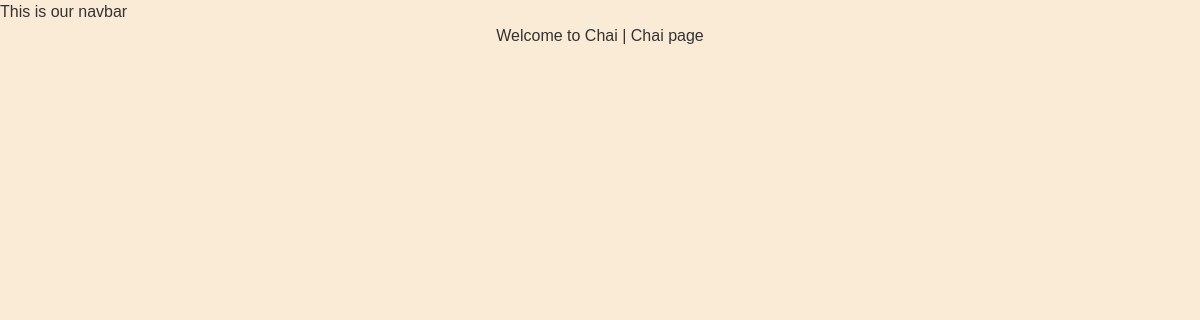
The app's page /chai/, older data.
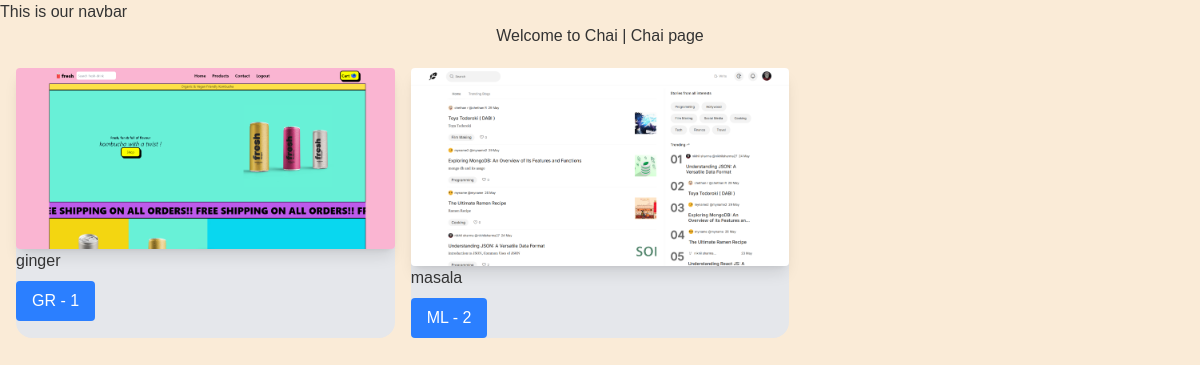
The same page, newer data.
### chai/models.py (models this page shows, shortened)
class ChaiVarity(models.Model):
    CHAI_TYPE_CHOICE = [
        ('ML', 'Masala Chai'),
        ('GR', 'Ginger Chai'),
        ('CD', 'Cardamom Chai'),
        ('LM', 'Lemon Chai'),
        ('MK', 'Milk Chai'),
        ('BK', 'Black Chai'),
    ]
    name = models.CharField(max_length=100)
    image = models.ImageField(upload_to='chais/')
    date_added = models.DateTimeField(default=timezone.now)
    type = models.CharField(max_length=2, choices=CHAI_TYPE_CHOICE)
    description = models.TextField(default="")
    price = models.DecimalField(max_digits=6, decimal_places=2, default=0.00)

### chai/views.py (the view)
# urls.py: path('', views.all_chai, name='all_home'),
def all_chai(request):
    chais = ChaiVarity.objects.all()  # Fetch all chai varieties from the database
    return render(request, 'chai/all_chai.html', {'chais': chais})

### chai/templates/chai/all_chai.html (shortened to what this page needs)
{% extends 'layout.html' %}
{% block content %}
    <h1>Welcome to Chai | Chai page</h1>
    <div class="grid grid-cols-3 gap-4 m-4">
        {% for chai in chais %}
        <div class="bg-gray-200 rounded-2xl">
            <img class="rounded shadow-lg" src="{{ chai.image.url }}" alt="{{ chai.name }}">
            <h2>{{ chai.name }}</h2>
            <a href="{% url 'chai_detail' chai.id %}">
            <button type="button" class="bg-blue-500 text-white rounded px-4 py-2 mt-2">
                {{chai.type}} - {{chai.id}}
            </button>
            </a>
        </div>
        {% endfor %}
    </div>
{% endblock %}

### templates/layout.html (shortened to what this page needs)
{% load static tailwind_tags %}
{% load static %}
<!DOCTYPE html>
<html lang="en">
  <head>
    <link rel="stylesheet" href="{% static 'style.css' %}" />
    {% tailwind_css %}
  </head>
  <body>
    <nav>This is our navbar</nav>
    <main>
      {% block content %}{% endblock %}
    </main>
  </body>
</html>

### static/style.css (style rules this page uses)
body { background-color: antiquewhite; font-family: Arial, sans-serif; color: #333; }
h1 { text-align: center; margin-bottom: 20px; }

Row changes from the older to the newer data that the page shows:
added ChaiVarity: image (picture), name "ginger", type "GR", id "1"
added ChaiVarity: image (picture), name "masala", type "ML", id "2"
